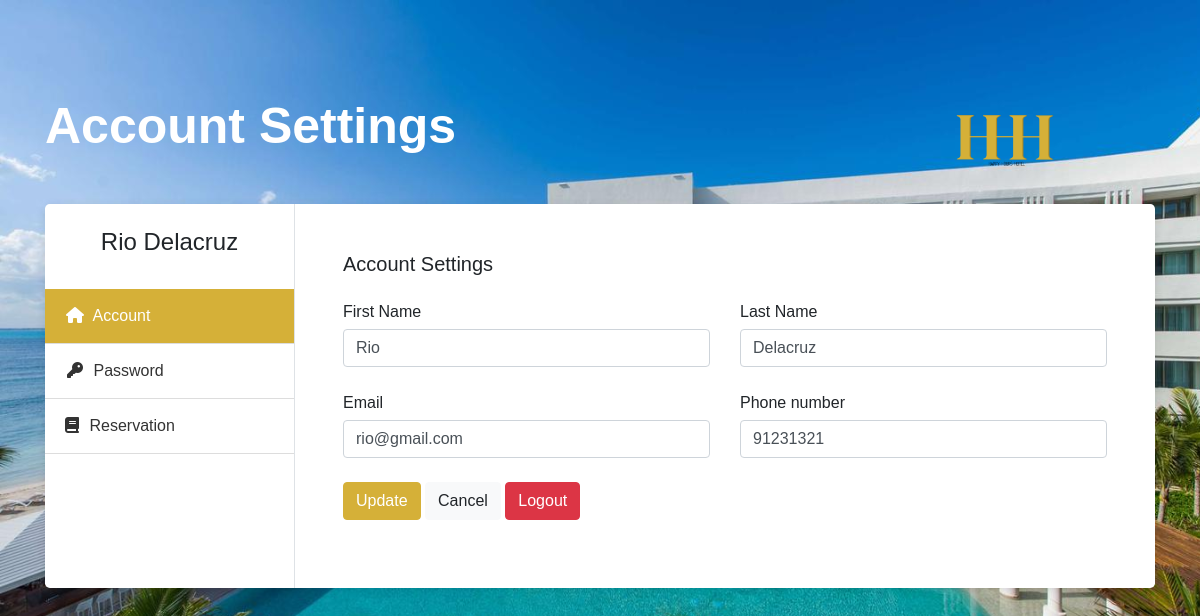
Screenshot of /BookingSystem/userprofile.php (signed in) with the database file from the repository.
### tables this page shows
CREATE TABLE `tbl_cust_accounts` (
  `cust_acc_id` int(11) NOT NULL,
  `cust_id` int(11) NOT NULL,
  `user_email` varchar(200) NOT NULL,
  `cust_password` varchar(200) NOT NULL
);

CREATE TABLE `tbl_customers` (
  `cust_id` int(11) NOT NULL,
  `first_name` varchar(200) NOT NULL,
  `last_name` varchar(200) NOT NULL,
  `contact_number` varchar(200) NOT NULL
);

### BookingSystem/functions.php (called while the page is built, shortened)
<?php
function get_cust_info($cust_id){
    include '../Database/config.php';
    $query = "SELECT tbl_cust_accounts.user_email,tbl_customers.first_name, tbl_customers.last_name,
    tbl_customers.contact_number FROM tbl_customers
    JOIN tbl_cust_accounts on tbl_cust_accounts.cust_id = tbl_customers.cust_id where tbl_customers.cust_id = $cust_id";
    $res = mysqli_query($conn, $query);
    $row = $res->fetch_assoc();
    $cust_info = array(
        'email' => $row['user_email'],
        'fname' => $row['first_name'],
        'lname' => $row['last_name'],
        'contact_number' => $row['contact_number']
    );
    return $cust_info;
}
?>

### BookingSystem/userprofile.php (the view, shortened to what this page needs)
<?php
include '../Database/config.php';
include 'functions.php';
?>
<?php
if (isset($_SESSION['login_cust_id'])){
    $cust_info = get_cust_info($_SESSION['login_cust_id']);
}else{
    header('Location: home.php');
}
?>
<!DOCTYPE html>
<html lang="en">
<head>
	<link rel="stylesheet" type="text/css" href="https://stackpath.bootstrapcdn.com/bootstrap/4.3.1/css/bootstrap.min.css">
	<link rel="stylesheet" href="https://stackpath.bootstrapcdn.com/font-awesome/4.7.0/css/font-awesome.min.css">
	<link rel="stylesheet" type="text/css" href="CSS/userprofile.css">
</head>
<body>
	<section class="py-5 my-5">
		<div class="container">
			<h1 class="mb-5">Account Settings</h1>
            <a href="home.php" class="logo"><img src="pictures/logo.png"></a>
			<div class="bg-white shadow rounded-lg d-block d-sm-flex">
				<div class="profile-tab-nav border-right">
					<div class="p-4">
						<h4 class="text-center" id="user_name"><?php echo $cust_info['fname']." ".$cust_info['lname']?></h4>
					</div>
					<div class="nav flex-column nav-pills" id="v-pills-tab" role="tablist" aria-orientation="vertical">
						<a class="nav-link active" id="account-tab" data-toggle="pill" href="#account" role="tab" aria-controls="account" aria-selected="true">
							<i class="fa fa-home text-center mr-1"></i>
							Account
						</a>
						<a class="nav-link" id="password-tab" data-toggle="pill" href="#password" role="tab" aria-controls="password" aria-selected="false">
							<i class="fa fa-key text-center mr-1"></i>
							Password
						</a>
						<a class="nav-link" id="application-tab" data-toggle="pill" href="#application" role="tab" aria-controls="application" aria-selected="false">
							<i class="fa-solid fa-book"></i>
							Reservation
						</a>
					</div>
				</div>
				<div class="tab-content p-4 p-md-5" id="v-pills-tabContent">
					<div class="tab-pane fade show active" id="account" role="tabpanel" aria-labelledby="account-tab">
						<h3 class="mb-4">Account Settings</h3>
                        <form method="post">
                            <div class="row">
                                <div class="col-md-6">
                                    <div class="form-group">
                                        <label>First Name</label>
                                        <input type="text" name="fname" class="form-control" value="<?php echo $cust_info['fname']?>">
                                    </div>
                                </div>
                                <div class="col-md-6">
                                    <div class="form-group">
                                        <label>Last Name</label>
                                        <input type="text" name="lname" class="form-control" value="<?php echo $cust_info['lname']?>">
                                    </div>
                                </div>
                                <div class="col-md-6">
                                    <div class="form-group">
                                        <label>Email</label>
                                        <input type="email" name="user_email" class="form-control" value="<?php echo $cust_info['email']?>">
                                    </div>
                                </div>
                                <div class="col-md-6">
                                    <div class="form-group">
                                        <label>Phone number</label>
                                        <input type="text" class="form-control" name="contactNum" value="<?php echo $cust_info['contact_number']?>">
                                    </div>
                                </div>
                            </div>
                            <input type="submit" name="update" class="btn btn-primary" value="Update">
                            <a href="home.php" class="btn btn-light">Cancel</a>
                            <a href="logout.php" class="btn btn-danger">Logout</a>
                        </form>
					</div>
			</div>
		</div>
	</section>
</body>
</html>

### BookingSystem/CSS/userprofile.css (style rules this page uses)
body { background: url(../pictures/background.jpg); font-family: "Poppines", sans-serif; background-size: cover; }
.mb-5 { font-size: 50px; font-weight: bold; color: white; }
.logo img { width: 150px; position: absolute; top: 27.5%; left: 75%; transform: translate(20%, -105%); }
.shadow { box-shadow: 0 2px 10px rgba(0, 0, 0, 0.1) !important; }
.profile-tab-nav { min-width: 250px; }
.nav-pills .nav-link.active, .nav-pills .show > .nav-link { color: #fff; background-color: #D5B038; }
.btn-primary { color: #fff; background-color: #D5B038; border-color: #D5B038; }
h3 { font-size: 20px; margin-bottom: 10px; }
form { margin-bottom: 20px; }
label { display: block; margin-bottom: 5px; }
.tab-content { flex: 1; }
.form-group { margin-bottom: 1.5rem; }
.nav-pills a.nav-link { padding: 15px 20px; border-bottom: 1px solid #ddd; border-radius: 0; color: #333; }
.nav-pills a.nav-link i { width: 20px; }

### rows the page displays
tbl_cust_accounts: cust.first_name "Rio", cust.last_name "Delacruz", fname "Rio", lname "Delacruz", user_email "rio@gmail.com", contactNum "91231321"
